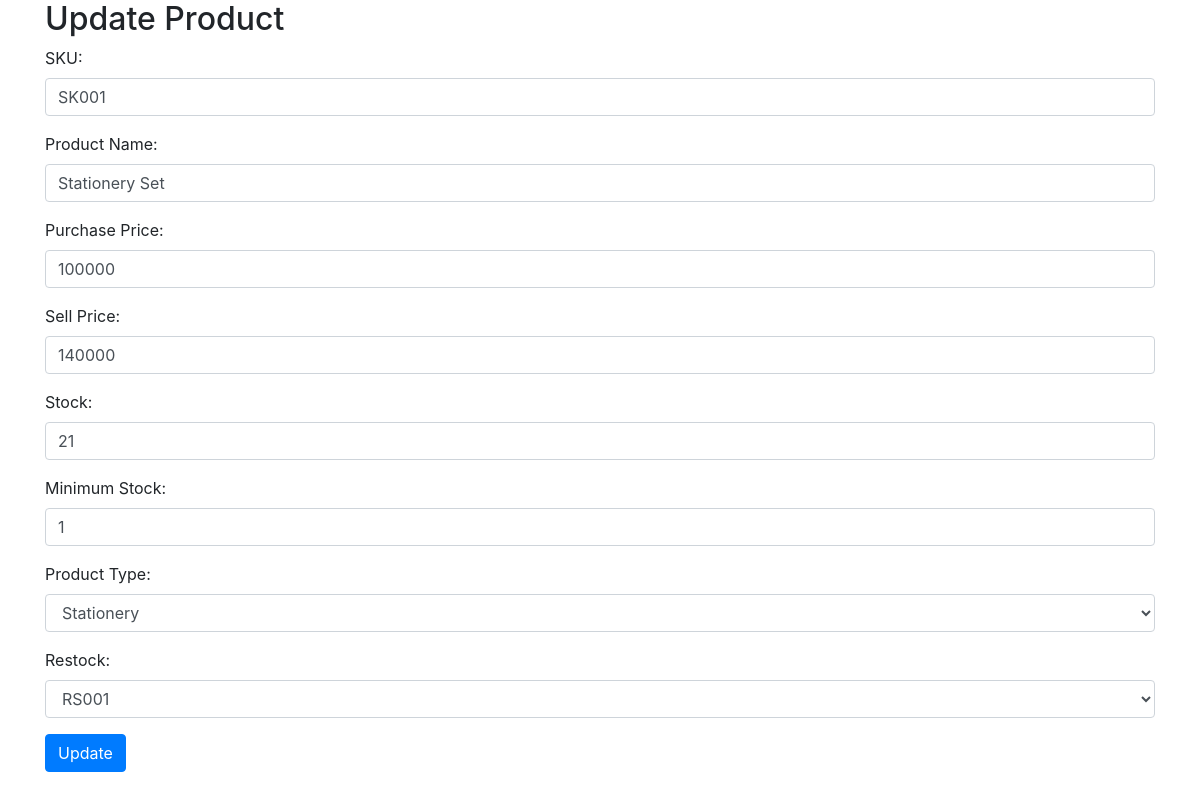
The app's page /produk/edit_produk.php?id=1 with its own data.
### tables this page shows
CREATE TABLE `product` (
  `id` int(11) NOT NULL,
  `sku` varchar(45) DEFAULT NULL,
  `name` varchar(45) DEFAULT NULL,
  `purchase_price` int(11) DEFAULT NULL,
  `sell_price` int(11) DEFAULT NULL,
  `stock` int(11) DEFAULT 0,
  `min_stock` int(11) DEFAULT 0,
  `product_type_id` int(11) NOT NULL,
  `restock_id` int(11) NOT NULL
);

### produk/edit_produk.php (the view, shortened to what this page needs)
<?php
include "../koneksi.php";
if(isset($_POST['submit'])) {
  $id = $_POST['id'];
  $sku = $_POST['sku'];
  $name = $_POST['name'];
  $purchase_price = $_POST['purchase_price'];
  $sell_price = $_POST['sell_price'];
  $stock = $_POST['stock'];
  $min_stock = $_POST['min_stock'];
  $product_type_id = $_POST['product_type_id'];
  $restock_id = $_POST['restock_id'];
  $sql = "UPDATE product SET sku='$sku', name='$name', purchase_price='$purchase_price', sell_price='$sell_price', stock='$stock', min_stock='$min_stock', product_type_id='$product_type_id', restock_id='$restock_id' WHERE id='$id'";
  if(mysqli_query($conn, $sql)) {
    echo "Data berhasil diupdate";
    header("Location: produk.php");
    exit();
  } else {
    echo "Terjadi kesalahan: " . mysqli_error($conn);
  }
} else {
  $id = $_GET['id'];
  $sql = "SELECT * FROM product WHERE id='$id'";
  $result = mysqli_query($conn, $sql);
  $row = mysqli_fetch_assoc($result);
}
?>
<!DOCTYPE html>
<html>
<head>
    <link rel="stylesheet" type="text/css"
        href="https://stackpath.bootstrapcdn.com/bootstrap/4.3.1/css/bootstrap.min.css">
</head>
<body>
    <div class="container">
        <h2>Update Product</h2>
        <form method="post">
            <div class="form-group">
                <label for="sku">SKU:</label>
                <input type="text" class="form-control" name="sku" id="sku" value="<?php echo $row['sku']; ?>">
            </div>
            <div class="form-group">
                <label for="name">Product Name:</label>
                <input type="text" class="form-control" name="name" id="name" value="<?php echo $row['name']; ?>">
            </div>
            <div class="form-group">
                <label for="purchase_price">Purchase Price:</label>
                <input type="text" class="form-control" name="purchase_price" id="purchase_price"
                    value="<?php echo $row['purchase_price']; ?>">
            </div>
            <div class="form-group">
                <label for="sell_price">Sell Price:</label>
                <input type="text" class="form-control" name="sell_price" id="sell_price"
                    value="<?php echo $row['sell_price']; ?>">
            </div>
            <div class="form-group">
                <label for="stock">Stock:</label>
                <input type="text" class="form-control" name="stock" id="stock" value="<?php echo $row['stock']; ?>">
            </div>
            <div class="form-group">
                <label for="min_stock">Minimum Stock:</label>
                <input type="text" class="form-control" name="min_stock" id="min_stock"
                    value="<?php echo $row['min_stock']; ?>">
            </div>
            <div class="form-group">
                <label for="product_type_id">Product Type:</label>
                <select class="form-control" name="product_type_id" id="product_type_id">
                    <?php
					$sql = "SELECT * FROM product_type";
					$result = mysqli_query($conn, $sql);
					while ($type = mysqli_fetch_assoc($result)) {
						$selected = ($type['id'] == $row['product_type_id']) ? 'selected' : '';
						echo "<option value='" . $type['id'] . "' " . $selected . ">" . $type['name'] . "</option>";
					}
					?>
                </select>
            </div>
            <div class="form-group">
                <label for="restock_id">Restock:</label>
                <select class="form-control" name="restock_id" id="restock_id">
                    <?php
					$sql = "SELECT * FROM restock";
					$result = mysqli_query($conn, $sql);
					while ($restock = mysqli_fetch_assoc($result)) {
						$selected = ($restock['id'] == $row['restock_id']) ? 'selected' : '';
						echo "<option value='" . $restock['id'] . "' " . $selected . ">" . $restock['restock_number'] . "</option>";
					}
          ?>
                </select>
            </div>
            <button type="submit" name="submit" class="btn btn-primary">Update</button>
        </form>
    </div>
</body>
</html>

### records on screen
product: sku "SK001", name "Stationery Set", purchase_price "100000", sell_price "140000", stock "21", min_stock "1"

### other values on screen
form field product_type_id "Stationery"
form field restock_id "RS001"
